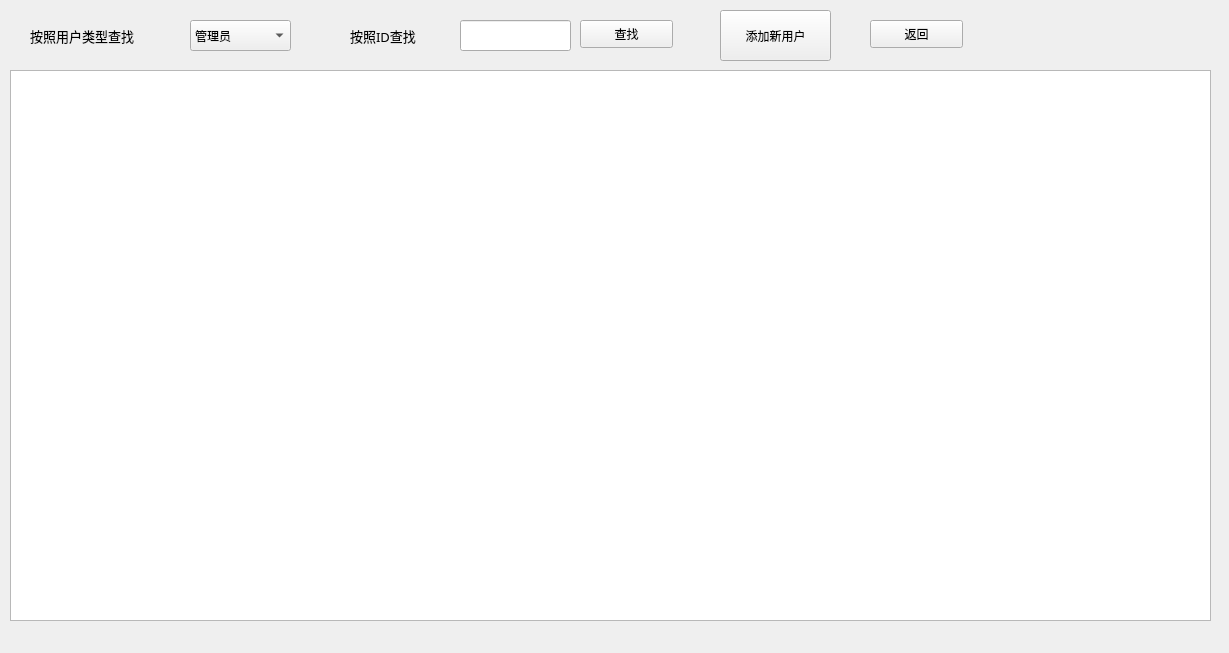
<?xml version="1.0" encoding="UTF-8"?>
<ui version="4.0">
 <class>UserMangement</class>
 <widget class="QWidget" name="UserMangement">
  <property name="geometry">
   <rect>
    <x>0</x>
    <y>0</y>
    <width>1229</width>
    <height>653</height>
   </rect>
  </property>
  <property name="windowTitle">
   <string>Form</string>
  </property>
  <widget class="QLabel" name="label">
   <property name="geometry">
    <rect>
     <x>30</x>
     <y>20</y>
     <width>151</width>
     <height>31</height>
    </rect>
   </property>
   <property name="font">
    <font>
     <family>楷体</family>
     <pointsize>10</pointsize>
    </font>
   </property>
   <property name="text">
    <string>按照用户类型查找</string>
   </property>
  </widget>
  <widget class="QComboBox" name="CB_UserTypeSearch">
   <property name="geometry">
    <rect>
     <x>190</x>
     <y>20</y>
     <width>101</width>
     <height>31</height>
    </rect>
   </property>
   <item>
    <property name="text">
     <string>管理员</string>
    </property>
   </item>
   <item>
    <property name="text">
     <string>前台</string>
    </property>
   </item>
   <item>
    <property name="text">
     <string>服务员</string>
    </property>
   </item>
   <item>
    <property name="text">
     <string>所有用户</string>
    </property>
   </item>
  </widget>
  <widget class="QLabel" name="label_2">
   <property name="geometry">
    <rect>
     <x>350</x>
     <y>20</y>
     <width>91</width>
     <height>31</height>
    </rect>
   </property>
   <property name="font">
    <font>
     <family>楷体</family>
     <pointsize>10</pointsize>
    </font>
   </property>
   <property name="text">
    <string>按照ID查找</string>
   </property>
  </widget>
  <widget class="QLineEdit" name="LineEdit_UserIDSearch">
   <property name="geometry">
    <rect>
     <x>460</x>
     <y>20</y>
     <width>111</width>
     <height>31</height>
    </rect>
   </property>
   <property name="text">
    <string/>
   </property>
  </widget>
  <widget class="QPushButton" name="PB_SearchUserID">
   <property name="geometry">
    <rect>
     <x>580</x>
     <y>20</y>
     <width>93</width>
     <height>28</height>
    </rect>
   </property>
   <property name="text">
    <string>查找</string>
   </property>
  </widget>
  <widget class="QTableView" name="tableView_User">
   <property name="geometry">
    <rect>
     <x>10</x>
     <y>70</y>
     <width>1201</width>
     <height>551</height>
    </rect>
   </property>
  </widget>
  <widget class="QPushButton" name="PB_BacktoMenu">
   <property name="geometry">
    <rect>
     <x>870</x>
     <y>20</y>
     <width>93</width>
     <height>28</height>
    </rect>
   </property>
   <property name="text">
    <string>返回</string>
   </property>
  </widget>
  <widget class="QPushButton" name="pb_AddUser">
   <property name="geometry">
    <rect>
     <x>720</x>
     <y>10</y>
     <width>111</width>
     <height>51</height>
    </rect>
   </property>
   <property name="text">
    <string>添加新用户</string>
   </property>
  </widget>
 </widget>
 <resources/>
 <connections/>
</ui>
